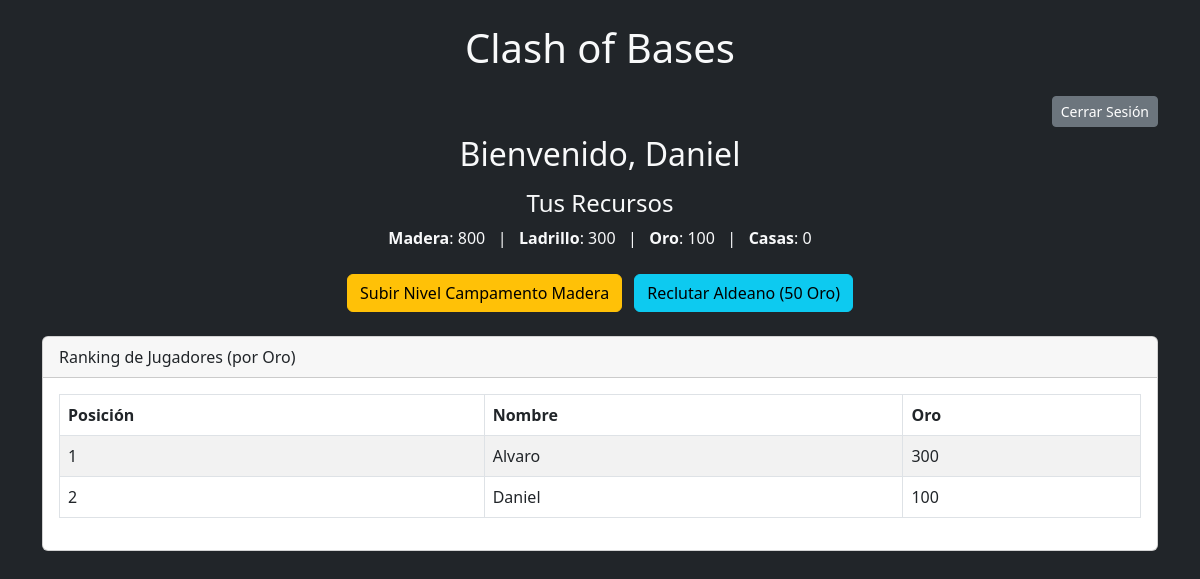
The app's page / (signed in) with its own data.
### tables this page shows
CREATE TABLE PARTIDA (
  Id_Partida    INT AUTO_INCREMENT PRIMARY KEY,
  Madera        INT NOT NULL,
  Ladrillo      INT NOT NULL,
  Oro           INT NOT NULL,
  Numero_Casas  INT NOT NULL,
  Id_Usuario    INT UNIQUE,
  CONSTRAINT fk_partida_usuario
    FOREIGN KEY (Id_Usuario) REFERENCES USUARIO (Id_Usuario)
);

CREATE TABLE USUARIO (
  Id_Usuario    INT AUTO_INCREMENT PRIMARY KEY,
  Nombre        VARCHAR(100) NOT NULL,
  Contraseña    VARCHAR(100) NOT NULL
);

### index.php (the view, shortened to what this page needs)
<?php
$dbhost = "localhost";
$dbname = "mi_db_juego";
$dbuser = "root";
$dbpass = "";
try {
    $pdo = new PDO("mysql:host=$dbhost;dbname=$dbname;charset=utf8", $dbuser, $dbpass);
    $pdo->setAttribute(PDO::ATTR_ERRMODE, PDO::ERRMODE_EXCEPTION);
} catch(PDOException $e) {
    die("Error de conexión: " . $e->getMessage());
}
$recursos = null;
if (isset($_SESSION['usuario_id'])) {
    $stmt = $pdo->prepare("
        SELECT p.Id_Partida, p.Madera, p.Ladrillo, p.Oro, p.Numero_Casas, u.Nombre
          FROM PARTIDA p
          JOIN USUARIO u ON u.Id_Usuario = p.Id_Usuario
         WHERE p.Id_Usuario = :user_id
         LIMIT 1
    ");
    $stmt->execute([':user_id' => $_SESSION['usuario_id']]);
    $recursos = $stmt->fetch(PDO::FETCH_ASSOC);
}
?>
<!DOCTYPE html>
<html lang="es">
<head>
    <link href="https://cdn.jsdelivr.net/npm/bootstrap@5.2.3/dist/css/bootstrap.min.css" rel="stylesheet">
</head>
<body class="bg-dark text-light">
<div class="container my-4">
    <h1 class="text-center mb-4">Clash of Bases</h1>
    <?php if (!isset($_SESSION['usuario_id'])): ?>
        <div class="row justify-content-center">
          <div class="col-md-4">
            <div class="card text-dark">
              <div class="card-body">
                <h4 class="card-title text-center">Iniciar Sesión</h4>
                <?php if (!empty($error)): ?>
                  <div class="alert alert-danger"><?= htmlspecialchars($error) ?></div>
                <?php endif; ?>
                <form method="POST">
                  <div class="mb-3">
                    <label for="nombre" class="form-label">Usuario</label>
                    <input type="text" name="nombre" class="form-control" required>
                  </div>
                  <div class="mb-3">
                    <label for="pass" class="form-label">Contraseña</label>
                    <input type="password" name="pass" class="form-control" required>
                  </div>
                  <input type="hidden" name="action" value="login">
                  <button type="submit" class="btn btn-primary w-100">Acceder</button>
                </form>
              </div>
            </div>
          </div>
        </div>
    <?php else: ?>
        <div class="mb-2 text-end">
            <a href="?logout" class="btn btn-sm btn-secondary">Cerrar Sesión</a>
        </div>
        <h2 class="text-center">Bienvenido, <?= htmlspecialchars($_SESSION['usuario_nombre']) ?></h2>
        <?php if ($recursos): ?>
          <div class="text-center my-3">
            <h4>Tus Recursos</h4>
            <p>
              <strong>Madera</strong>: <?= $recursos['Madera'] ?>
              &nbsp; | &nbsp;
              <strong>Ladrillo</strong>: <?= $recursos['Ladrillo'] ?>
              &nbsp; | &nbsp;
              <strong>Oro</strong>: <?= $recursos['Oro'] ?>
              &nbsp; | &nbsp;
              <strong>Casas</strong>: <?= $recursos['Numero_Casas'] ?>
            </p>
          </div>
        <?php endif; ?>
        <div class="text-center my-4">
          <form method="POST" class="d-inline">
            <button type="submit" class="btn btn-warning">
              Subir Nivel Campamento Madera
            </button>
          </form>
          <form method="POST" class="d-inline ms-2">
            <button type="submit" class="btn btn-info">
              Reclutar Aldeano (50 Oro)
            </button>
          </form>
        </div>
        <div class="card text-dark my-4">
          <div class="card-header">Ranking de Jugadores (por Oro)</div>
          <div class="card-body">
            <?php
              $stmtRank = $pdo->query("SELECT * FROM V_RANKING ORDER BY Posicion");
              $ranking = $stmtRank->fetchAll(PDO::FETCH_ASSOC);
            ?>
            <table class="table table-striped table-bordered">
              <thead>
                <tr>
                  <th>Posición</th>
                  <th>Nombre</th>
                  <th>Oro</th>
                </tr>
              </thead>
              <tbody>
                <?php foreach($ranking as $jug): ?>
                  <tr>
                    <td><?= $jug['Posicion'] ?></td>
                    <td><?= htmlspecialchars($jug['Nombre']) ?></td>
                    <td><?= $jug['Oro'] ?></td>
                  </tr>
                <?php endforeach; ?>
              </tbody>
            </table>
          </div>
        </div>
    <?php endif; ?>
</div>
</body>
</html>

### records on screen
partida: Madera "800", Ladrillo "300", Oro "100", Numero_Casas "0"
usuario: Posicion "1", Nombre "Alvaro", Oro "300"
usuario: Posicion "2", Nombre "Daniel", Oro "100"

### other values on screen
$_SESSION['usuario_nombre'] "Daniel"
